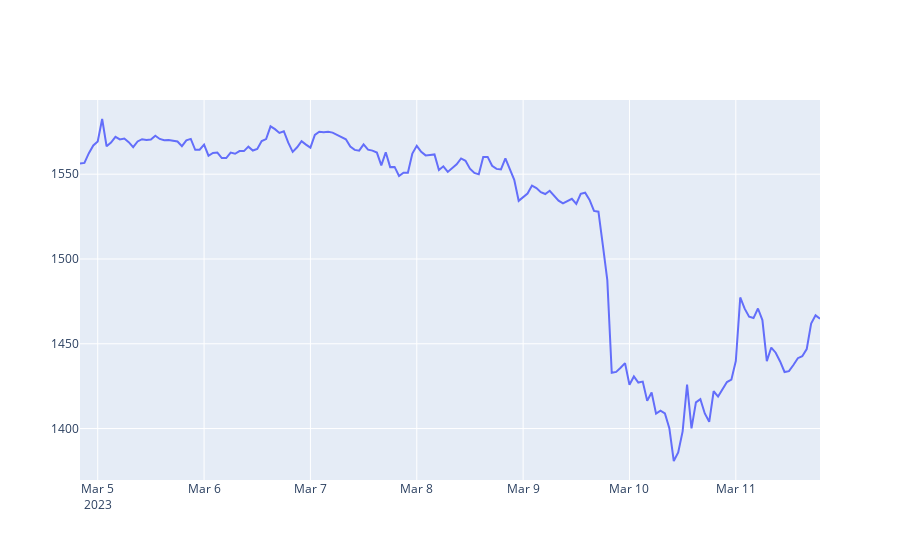
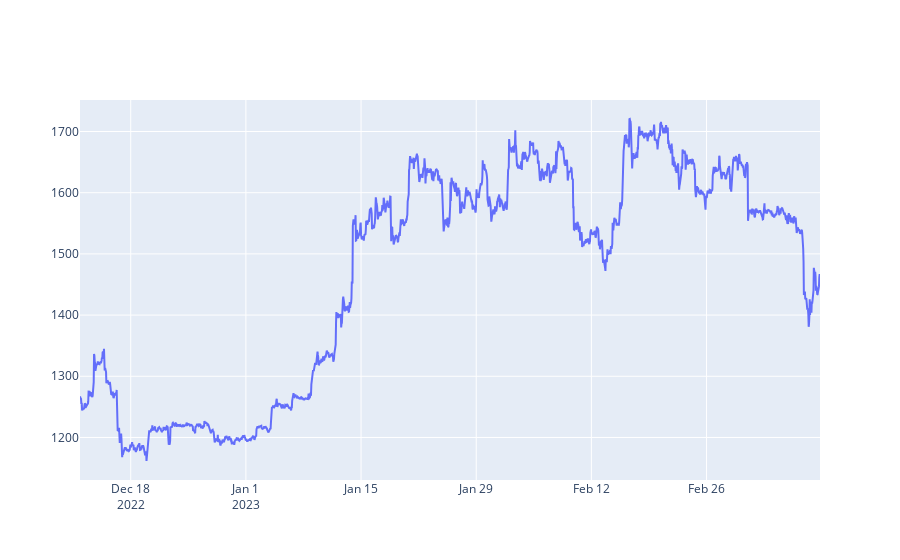

These figures' notebook cell, in order:
### Code cell
from plotly.offline import init_notebook_mode, iplot
init_notebook_mode(connected=True)

def getLine(df_input):
    x = df_input.index
    y = df_input.values
    fig = go.Figure(data=go.Scatter(x = x, y = y))
    fig.show()
    
#------------------------------------------------

#( getLine(getRates('ETH-USD',  '1d',  '1h')) )
( getLine(getRates('ETH-USD',  '1wk',  '1h')) )
( getLine(getRates('ETH-USD',  '3mo',  '1h')) )
#( getLine(getRates('ETH-USD',  '3y',  '1d')) )

### Figure 1 — Plotly figure (JSON) as saved in the notebook; plotly's stock layout.template omitted (floating-point values rounded to 4 significant figures; data arrays with more than 128 entries replaced by an {"elided": "..."} marker saying what was removed)
{"data": [{"x": {"elided": "168 str values"}, "y": {"elided": "168 float values"}, "type": "scatter"}], "layout": {"xaxis": {"type": "date", "range": ["2023-03-04 20:00", "2023-03-11 19:00"], "autorange": true}, "yaxis": {"type": "linear", "range": [1370.0, 1594.0], "autorange": true}, "autosize": true}}

### Figure 2 — Plotly figure (JSON) as saved in the notebook; plotly's stock layout.template omitted (floating-point values rounded to 4 significant figures; data arrays with more than 128 entries replaced by an {"elided": "..."} marker saying what was removed)
{"data": [{"x": {"elided": "2160 str values"}, "y": {"elided": "2160 float values"}, "type": "scatter"}], "layout": {"xaxis": {"type": "date", "range": ["2022-12-11 20:00", "2023-03-11 19:00"], "autorange": true}, "yaxis": {"type": "linear", "range": [1130.0, 1752.0], "autorange": true}, "autosize": true}}
